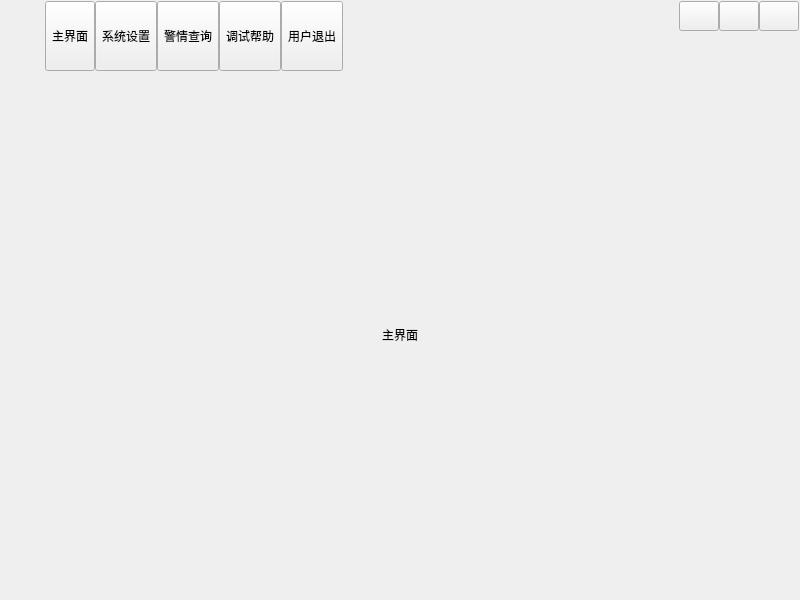
<?xml version="1.0" encoding="UTF-8"?>
<ui version="4.0">
 <class>UIDemo1</class>
 <widget class="QDialog" name="UIDemo1">
  <property name="geometry">
   <rect>
    <x>0</x>
    <y>0</y>
    <width>800</width>
    <height>600</height>
   </rect>
  </property>
  <property name="windowTitle">
   <string>Form</string>
  </property>
  <layout class="QVBoxLayout" name="verticalLayout">
   <property name="spacing">
    <number>0</number>
   </property>
   <property name="leftMargin">
    <number>1</number>
   </property>
   <property name="topMargin">
    <number>1</number>
   </property>
   <property name="rightMargin">
    <number>1</number>
   </property>
   <property name="bottomMargin">
    <number>1</number>
   </property>
   <item>
    <widget class="QWidget" name="widget_title" native="true">
     <property name="sizePolicy">
      <sizepolicy hsizetype="Preferred" vsizetype="Fixed">
       <horstretch>0</horstretch>
       <verstretch>0</verstretch>
      </sizepolicy>
     </property>
     <layout class="QHBoxLayout" name="horizontalLayout_2">
      <property name="spacing">
       <number>10</number>
      </property>
      <property name="leftMargin">
       <number>10</number>
      </property>
      <property name="topMargin">
       <number>0</number>
      </property>
      <property name="rightMargin">
       <number>0</number>
      </property>
      <property name="bottomMargin">
       <number>0</number>
      </property>
      <item>
       <widget class="QLabel" name="lab_Ico">
        <property name="text">
         <string/>
        </property>
        <property name="alignment">
         <set>Qt::AlignCenter</set>
        </property>
       </widget>
      </item>
      <item>
       <widget class="QLabel" name="lab_Title">
        <property name="styleSheet">
         <string notr="true"/>
        </property>
        <property name="text">
         <string/>
        </property>
        <property name="alignment">
         <set>Qt::AlignLeading|Qt::AlignLeft|Qt::AlignVCenter</set>
        </property>
       </widget>
      </item>
      <item>
       <widget class="QWidget" name="widget_top" native="true">
        <layout class="QHBoxLayout" name="horizontalLayout_3">
         <property name="spacing">
          <number>0</number>
         </property>
         <property name="leftMargin">
          <number>0</number>
         </property>
         <property name="topMargin">
          <number>0</number>
         </property>
         <property name="rightMargin">
          <number>0</number>
         </property>
         <property name="bottomMargin">
          <number>0</number>
         </property>
         <item>
          <widget class="QToolButton" name="btnMain">
           <property name="sizePolicy">
            <sizepolicy hsizetype="Fixed" vsizetype="Expanding">
             <horstretch>0</horstretch>
             <verstretch>0</verstretch>
            </sizepolicy>
           </property>
           <property name="text">
            <string>主界面</string>
           </property>
           <property name="icon">
            <iconset>
             <normaloff>:/demo/main_main.png</normaloff>:/demo/main_main.png</iconset>
           </property>
           <property name="toolButtonStyle">
            <enum>Qt::ToolButtonTextUnderIcon</enum>
           </property>
          </widget>
         </item>
         <item>
          <widget class="QToolButton" name="btnConfig">
           <property name="sizePolicy">
            <sizepolicy hsizetype="Fixed" vsizetype="Expanding">
             <horstretch>0</horstretch>
             <verstretch>0</verstretch>
            </sizepolicy>
           </property>
           <property name="text">
            <string>系统设置</string>
           </property>
           <property name="icon">
            <iconset>
             <normaloff>:/demo/main_config.png</normaloff>:/demo/main_config.png</iconset>
           </property>
           <property name="toolButtonStyle">
            <enum>Qt::ToolButtonTextUnderIcon</enum>
           </property>
          </widget>
         </item>
         <item>
          <widget class="QToolButton" name="btnData">
           <property name="sizePolicy">
            <sizepolicy hsizetype="Fixed" vsizetype="Expanding">
             <horstretch>0</horstretch>
             <verstretch>0</verstretch>
            </sizepolicy>
           </property>
           <property name="text">
            <string>警情查询</string>
           </property>
           <property name="icon">
            <iconset>
             <normaloff>:/demo/main_data.png</normaloff>:/demo/main_data.png</iconset>
           </property>
           <property name="checked">
            <bool>false</bool>
           </property>
           <property name="toolButtonStyle">
            <enum>Qt::ToolButtonTextUnderIcon</enum>
           </property>
          </widget>
         </item>
         <item>
          <widget class="QToolButton" name="btnHelp">
           <property name="sizePolicy">
            <sizepolicy hsizetype="Fixed" vsizetype="Expanding">
             <horstretch>0</horstretch>
             <verstretch>0</verstretch>
            </sizepolicy>
           </property>
           <property name="styleSheet">
            <string notr="true"/>
           </property>
           <property name="text">
            <string>调试帮助</string>
           </property>
           <property name="icon">
            <iconset>
             <normaloff>:/demo/main_help.png</normaloff>:/demo/main_help.png</iconset>
           </property>
           <property name="toolButtonStyle">
            <enum>Qt::ToolButtonTextUnderIcon</enum>
           </property>
          </widget>
         </item>
         <item>
          <widget class="QToolButton" name="btnExit">
           <property name="sizePolicy">
            <sizepolicy hsizetype="Fixed" vsizetype="Expanding">
             <horstretch>0</horstretch>
             <verstretch>0</verstretch>
            </sizepolicy>
           </property>
           <property name="styleSheet">
            <string notr="true"/>
           </property>
           <property name="text">
            <string>用户退出</string>
           </property>
           <property name="icon">
            <iconset>
             <normaloff>:/demo/main_exit.png</normaloff>:/demo/main_exit.png</iconset>
           </property>
           <property name="toolButtonStyle">
            <enum>Qt::ToolButtonTextUnderIcon</enum>
           </property>
          </widget>
         </item>
        </layout>
       </widget>
      </item>
      <item>
       <spacer name="horizontalSpacer">
        <property name="orientation">
         <enum>Qt::Horizontal</enum>
        </property>
        <property name="sizeHint" stdset="0">
         <size>
          <width>40</width>
          <height>20</height>
         </size>
        </property>
       </spacer>
      </item>
      <item>
       <widget class="QWidget" name="widget_menu" native="true">
        <layout class="QGridLayout" name="gridLayout_2">
         <property name="leftMargin">
          <number>0</number>
         </property>
         <property name="topMargin">
          <number>0</number>
         </property>
         <property name="rightMargin">
          <number>0</number>
         </property>
         <property name="bottomMargin">
          <number>0</number>
         </property>
         <property name="spacing">
          <number>0</number>
         </property>
         <item row="1" column="1" colspan="3">
          <spacer name="verticalSpacer">
           <property name="orientation">
            <enum>Qt::Vertical</enum>
           </property>
           <property name="sizeHint" stdset="0">
            <size>
             <width>20</width>
             <height>40</height>
            </size>
           </property>
          </spacer>
         </item>
         <item row="0" column="1">
          <widget class="QPushButton" name="btnMenu_Min">
           <property name="sizePolicy">
            <sizepolicy hsizetype="Minimum" vsizetype="Expanding">
             <horstretch>0</horstretch>
             <verstretch>0</verstretch>
            </sizepolicy>
           </property>
           <property name="minimumSize">
            <size>
             <width>30</width>
             <height>30</height>
            </size>
           </property>
           <property name="cursor">
            <cursorShape>ArrowCursor</cursorShape>
           </property>
           <property name="focusPolicy">
            <enum>Qt::NoFocus</enum>
           </property>
           <property name="toolTip">
            <string>最小化</string>
           </property>
           <property name="text">
            <string/>
           </property>
          </widget>
         </item>
         <item row="0" column="3">
          <widget class="QPushButton" name="btnMenu_Close">
           <property name="sizePolicy">
            <sizepolicy hsizetype="Minimum" vsizetype="Expanding">
             <horstretch>0</horstretch>
             <verstretch>0</verstretch>
            </sizepolicy>
           </property>
           <property name="minimumSize">
            <size>
             <width>30</width>
             <height>30</height>
            </size>
           </property>
           <property name="cursor">
            <cursorShape>ArrowCursor</cursorShape>
           </property>
           <property name="focusPolicy">
            <enum>Qt::NoFocus</enum>
           </property>
           <property name="toolTip">
            <string>关闭</string>
           </property>
           <property name="text">
            <string/>
           </property>
          </widget>
         </item>
         <item row="0" column="2">
          <widget class="QPushButton" name="btnMenu_Max">
           <property name="sizePolicy">
            <sizepolicy hsizetype="Minimum" vsizetype="Expanding">
             <horstretch>0</horstretch>
             <verstretch>0</verstretch>
            </sizepolicy>
           </property>
           <property name="minimumSize">
            <size>
             <width>30</width>
             <height>30</height>
            </size>
           </property>
           <property name="focusPolicy">
            <enum>Qt::NoFocus</enum>
           </property>
           <property name="text">
            <string/>
           </property>
          </widget>
         </item>
        </layout>
       </widget>
      </item>
     </layout>
    </widget>
   </item>
   <item>
    <widget class="QStackedWidget" name="stackedWidget">
     <property name="styleSheet">
      <string notr="true"/>
     </property>
     <property name="currentIndex">
      <number>0</number>
     </property>
     <widget class="QWidget" name="page1">
      <layout class="QVBoxLayout" name="verticalLayout_2">
       <item>
        <widget class="QLabel" name="lab1">
         <property name="styleSheet">
          <string notr="true"/>
         </property>
         <property name="text">
          <string>主界面</string>
         </property>
         <property name="alignment">
          <set>Qt::AlignCenter</set>
         </property>
        </widget>
       </item>
      </layout>
     </widget>
     <widget class="QWidget" name="page2">
      <layout class="QVBoxLayout" name="verticalLayout_3">
       <item>
        <widget class="QLabel" name="lab2">
         <property name="text">
          <string>系统设置</string>
         </property>
         <property name="alignment">
          <set>Qt::AlignCenter</set>
         </property>
        </widget>
       </item>
      </layout>
     </widget>
     <widget class="QWidget" name="page3">
      <layout class="QVBoxLayout" name="verticalLayout_5">
       <item>
        <widget class="QLabel" name="lab3">
         <property name="text">
          <string>警情查询</string>
         </property>
         <property name="alignment">
          <set>Qt::AlignCenter</set>
         </property>
        </widget>
       </item>
      </layout>
     </widget>
     <widget class="QWidget" name="page4">
      <layout class="QVBoxLayout" name="verticalLayout_4">
       <item>
        <widget class="QLabel" name="lab4">
         <property name="text">
          <string>调试帮助</string>
         </property>
         <property name="alignment">
          <set>Qt::AlignCenter</set>
         </property>
        </widget>
       </item>
      </layout>
     </widget>
    </widget>
   </item>
  </layout>
 </widget>
 <resources/>
 <connections/>
</ui>
